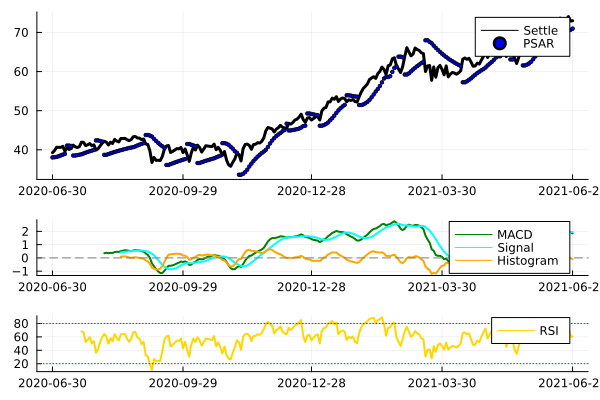

Source code (Julia):
using Temporal, Indicators, Plots


function show_momentum(; order::String="CHRIS/CME_CL1", row::Int=252)
    X = quandl("CHRIS/CME_CL1", rows=252, sort='d')
    x = cl(X)
    #x.fields[1] = :Crude
    
    m = macd(x)
    r = rsi(x)
    p = psar(hl(X))
    
    f1 = plot(x, linewidth=3, color=:black)
    scatter!(p, color=:blue, markersize=2)
    f2 = plot(m, linewidth=2, color=[:green :cyan :orange])
    hline!([0.0], linestyle=:dash, color=:grey, label="")
    f3 = plot(r, linewidth=2, color=:gold)
    hline!([20, 80], linestyle=:dot, color=[:green, :red], label="")
    p = plot(f1, f2, f3, layout=@layout[a{0.6h}; b{0.2h}; c{0.2h}])
    return p 

end
